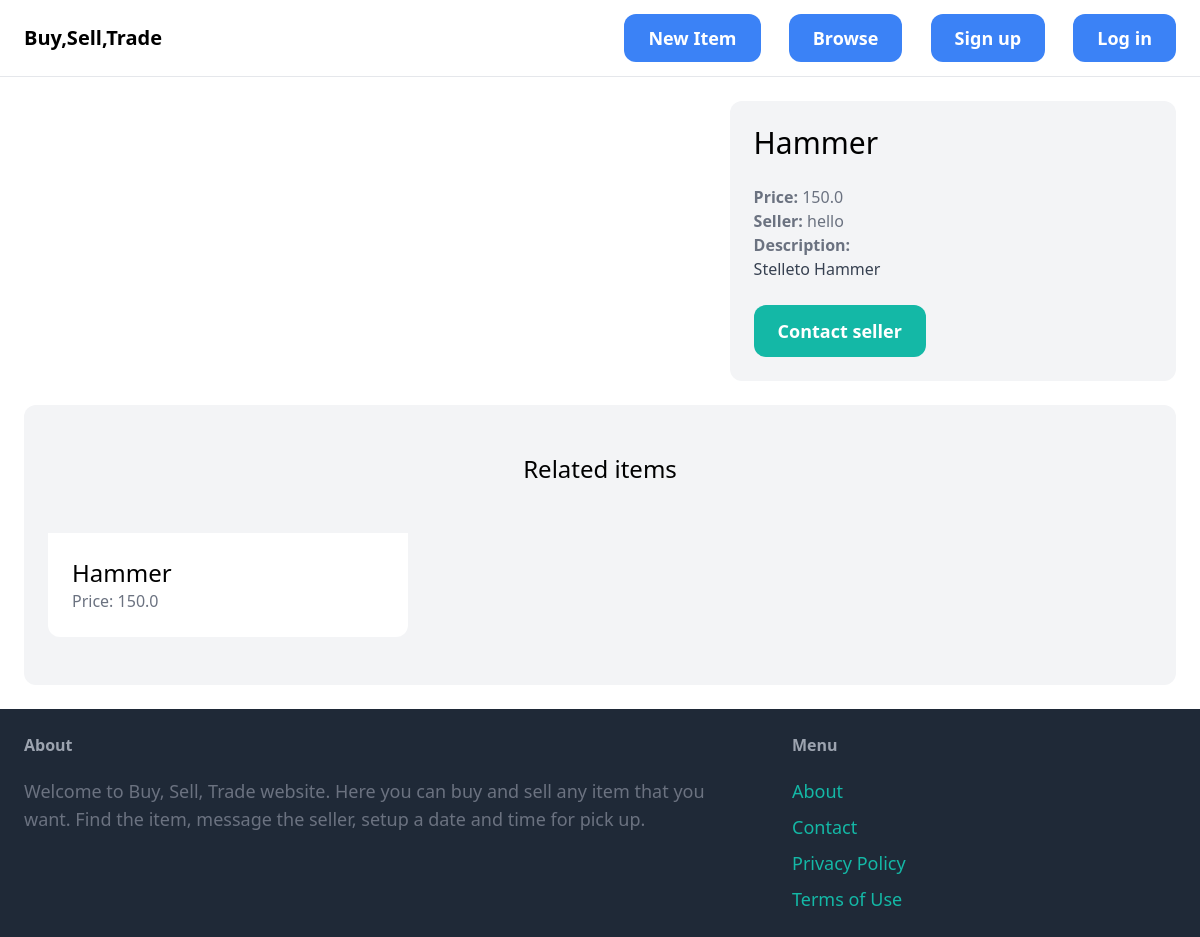
Page /items/1/ on the committed database.
### item/models.py (models this page shows, shortened)
class Item(models.Model):
    category = models.ForeignKey(Category, related_name='items', on_delete=models.CASCADE)
    name = models.CharField(max_length=255)
    description = models.TextField(blank=True, null=True)
    price = models.FloatField()
    image = models.ImageField(upload_to='item_images', blank=True, null=True)
    is_sold = models.BooleanField(default=False)
    created_by = models.ForeignKey(User, related_name='items', on_delete=models.CASCADE)
    created_at = models.DateTimeField(auto_now_add=True)

### item/views.py (the view)
# urls.py: path('<int:pk>/', views.detail, name='detail'),
def detail(request, pk):
    item = get_object_or_404(Item, pk=pk)
    related_items = Item.objects.filter(category=item.category, is_sold=False).exclude(pk=pk)[0:3]
    return render(request, 'item/detail.html', {
        'item': item,
        'related_items': related_items
    })

### item/templates/item/detail.html (shortened to what this page needs)
{% extends 'core/base.html' %}
{% block content %}
<div class="grid grid-cols-5 gap-6">
    <div class="col-span-3">
    </div>
    <div class="col-span-2 p-6 bg-gray-100 rounded-xl">
        <h1 class="mb-6 text-3xl">{{ item.name }}</h1>
        <p class="text-gray-500"><strong>Price: </strong>{{ item.price }}</p>
        <p class="text-gray-500"><strong>Seller: </strong>{{ item.created_by.username }}</p>
        {% if item.description %}
            <p class="text-gray-700">
                <strong class="text-gray-500">Description:</strong><br>
                {{ item.description }}
            </p>
        {% endif %}
        {% if request.user == item.created_by %}
            <div class="mt-6 p-6 bg-white rounded-xl">
                <p>This is your item!</p>
                <a href="{% url 'item:edit' item.id %}" class="inline-block mt-6 px-6 py-3 text-lg font-semibold bg-teal-500 text-white rounded-xl">Edit</a>
                <a href="{% url 'item:delete' item.id %}" class="inline-block mt-6 px-6 py-3 text-lg font-semibold bg-red-500 text-white rounded-xl">Delete</a>
            </div>
        {% else %}
            <a href="{% url 'conversation:new' item.id %}" class="inline-block mt-6 px-6 py-3 text-lg font-semibold bg-teal-500 text-white rounded-xl hover:bg-teal-700">Contact seller</a>
        {% endif %}
    </div>
</div>
<div class="mt-6 px-6 py-12 bg-gray-100 rounded-xl">
    <h2 class="mb-12 text-2xl text-center">Related items</h2>
    <div class="grid grid-cols-3 gap-3">
        {% for item in related_items %}
            <div>
                <a href="{% url 'item:detail' item.id %}">
                    <div class="p-6 bg-white rounded-b-xl">
                        <h2 class="text-2xl">{{ item.name }}</h2>
                        <p class="text-gray-500">Price: {{ item.price }}</p>
                    </div>
                </a>
            </div>
        {% endfor %}
    </div>
</div>
{% endblock %}

### rows in the picture
Item: name "Hammer", price "150.0", created_by.username "hello", description "Stelleto Hammer"
Item: name "Hammer", price "150.0"
